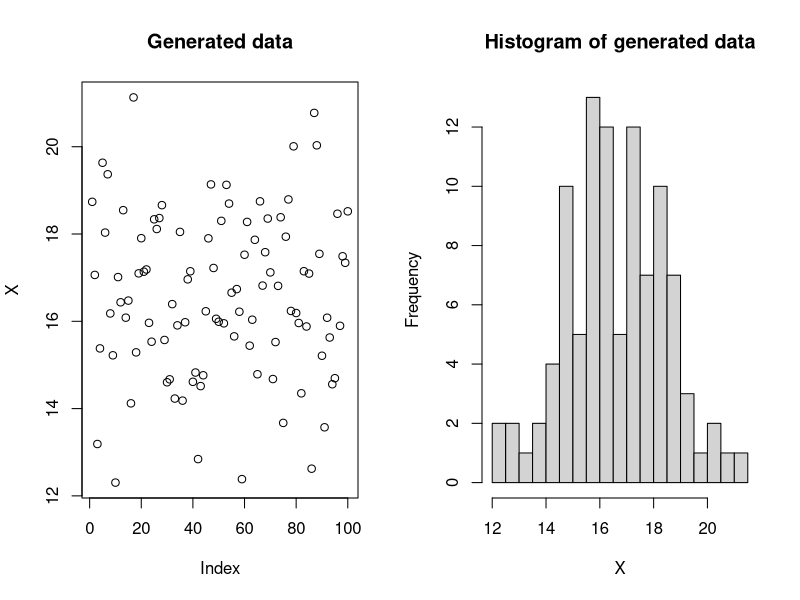

Source code (R):
# exercise 4.1.2

# Number of samples
N = 100; 

# Mean
mu = 17;       

# Standard deviation
s = 2;  

# Number of bins in histogram
NBins = 20;

# Generate samples from the Normal distribution
X = rnorm(N, mean=mu, sd=s);

# Plot a histogram

par(mfrow=c(1,2))
plot(X, main="Generated data");
hist(X, breaks= NBins, main="Histogram of generated data");

# Compute empirical mean and standard deviation
mu_ = mean(X);
s_ = sd(X);

mu_
s_
